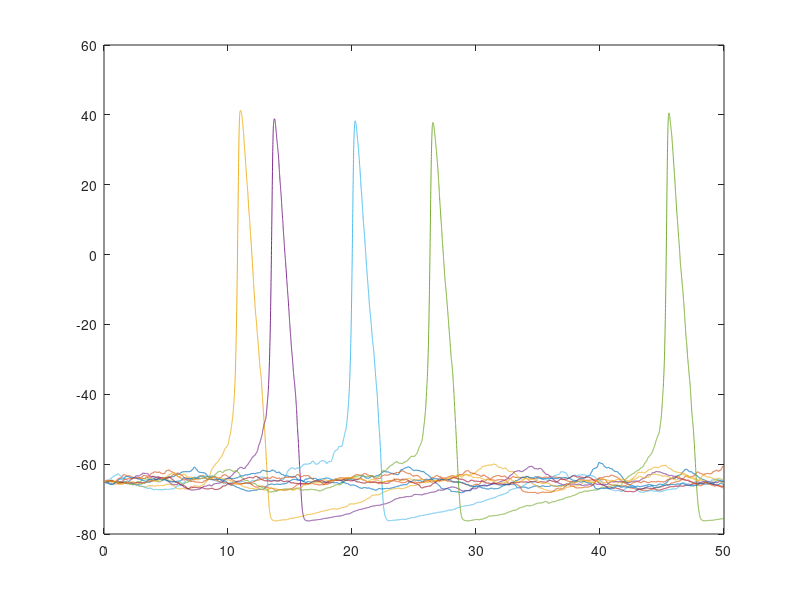

Reproduce this figure in MATLAB.
% Stochastic Hodgkin and Huxley model
% Voltage is shifted from original model to agree with current conventions (Vext = 0)
%
% This script will simulate 10 parallel simulations of 50 ms and output the
% voltage traces.
%
% Diffusion approximation algorithm, as described by Fox 1997 (Biophys J.)
% and implemented by Goldywn 2011 (Phys Rev E). The square root of  the
% diffusion matrix is calculated at each time step WITHOUT the steady state
% approximation.

nsim=10;
gK=36; gNa=120; gL=0.3; %mS/cm2
EK=-77; EL=-54.4; ENa=50; %mV
Tstop=50; dt=0.005; %ms
points = round(Tstop/dt);
NNa=6000;
NK=NNa*0.3;%NK=900;

threshold=-10;
Eff=[];

tic();

firetimes=[];
xx=zeros(1,nsim);

vrec = zeros(points,nsim);
p=1;
v = -65*ones(1,nsim);
an=0.01*(v+55)./(1-exp(-(v+55)/10));
bn=0.125*exp(-(v+65)/80);
am=0.1*(v+40)./(1-exp(-(v+40)/10));
bm=4*exp(-(v+65)/18);
bh=(1)./(1+exp(-(v+35)/10));
ah=0.07*exp(-(v+65)/20);
M=am./bm;
H=ah./bh;
Nastatesum=(1+H).*(1+M).^3;
m=[ones(1,nsim);3*M;3*M.^2;M.^3;H;3*M.*H;3*M.^(2).*H;M.^(3).*H]./(ones(8,1)*Nastatesum);

N=an./bn;
Kstatesum=(1+N).^4;
n=[ones(1,nsim);4*N;6*N.^2;4*N.^3;N.^4]./(ones(5,1)*Kstatesum);

spikes=[];
firing=zeros(1,nsim);
tint=5;
for tt=dt:tint:Tstop
    for t = tt:dt:tt+tint-dt
        vrec(p,:) = v;
        p=p+1;
        if any(v>threshold&~firing)
            ind=find(v>threshold&~firing);
            for a=ind;spikes=[spikes;[a t]];end;
            firing(ind)=1;
        end
        
        if any(v<=threshold & firing)
            firing(v<=threshold) = 0;
        end
        
        Imemb=gK*n(5,:).*(v-EK)+gNa*m(8,:).*(v-ENa)+gL*(v-EL);
        
        an=0.01*(v+55)./(1-exp(-(v+55)/10));
        bn=0.125*exp(-(v+65)/80);
        am=0.1*(v+40)./(1-exp(-(v+40)/10));
        bm=4*exp(-(v+65)/18);
        bh=(1)./(1+exp(-(v+35)/10));
        ah=0.07*exp(-(v+65)/20);
        
        trans_m=[3*am.*m(1,:)-(2*am+bm+ah).*m(2,:)+2*bm.*m(3,:)+bh.*m(6,:);
            2*am.*m(2,:)-(2*bm+am+ah).*m(3,:)+3*bm.*m(4,:)+bh.*m(7,:);
            am.*m(3,:)-(3*bm+ah).*m(4,:)+bh.*m(8,:);
            -(3*am+bh).*m(5,:)+bm.*m(6,:)+ah.*m(1,:);
            3*am.*m(5,:)-(2*am+bm+bh).*m(6,:)+2*bm.*m(7,:)+ah.*m(2,:);
            2*am.*m(6,:)-(2*bm+am+bh).*m(7,:)+3*bm.*m(8,:)+ah.*m(3,:);
            am.*m(7,:)-(3*bm+bh).*m(8,:)+ah.*m(4,:)];
        
        ma=abs(m);
        
        for ii = 1:nsim  %because this algorithm needs a matrix operation (line 90) it has to be done iterating over independent simulations
            ami=am(ii);bmi=bm(ii);ahi=ah(ii);bhi=bh(ii);
            Dmtx=[3*ami.*ma(1,ii)+(2*ami+bmi+ahi).*ma(2,ii)+2*bmi.*ma(3,ii)+bhi.*ma(6,ii),-2*(ami.*ma(2,ii)+bmi.*ma(3,ii)),0,0,-(ahi.*ma(2,ii)+bhi.*ma(6,ii)),0,0;
                -2*(ami.*ma(2,ii)+bmi.*ma(3,ii)),2*ami.*ma(2,ii)+(ami+2*bmi+ahi).*ma(3,ii)+3*bmi.*ma(4,ii)+bhi.*ma(7,ii),-(ami.*ma(3,ii)+3*bmi.*ma(4,ii)),0,0,-(ahi.*ma(3,ii)+bhi.*ma(7,ii)),0;
                0,-(ami.*ma(3,ii)+3*bmi.*ma(4,ii)),ami.*ma(3,ii)+(3*bmi+ahi).*ma(4,ii)+bhi.*ma(8,ii),0,0,0,-(ahi*ma(4,ii)+bhi.*ma(8,ii));
                0,0,0,ahi.*ma(1,ii)+(3*ami+bhi).*ma(5,ii)+bmi.*ma(6,ii),-(3*ami.*ma(5,ii)+bmi.*ma(6,ii)),0,0;
                -(ahi.*ma(2,ii)+bhi.*ma(6,ii)),0,0,-(3*ami.*ma(5,ii)+bmi.*ma(6,ii)),ahi.*ma(2,ii)+3*ami.*ma(5,ii)+(2*ami+bmi+bhi).*ma(6,ii)+2*bmi.*ma(7,ii),-2*(ami.*ma(6,ii)+bmi.*ma(7,ii)),0;
                0,-(ahi.*ma(3,ii)+bhi.*ma(7,ii)),0,0,-2*(ami.*ma(6,ii)+bmi.*ma(7,ii)),ahi.*ma(3,ii)+2*ami.*ma(6,ii)+(ami+2*bmi+bhi).*ma(7,ii)+3*bmi.*ma(8,ii),-(ami.*ma(7,ii)+3*bmi.*ma(8,ii));
                0,0,-(ahi*ma(4,ii)+bhi.*ma(8,ii)),0,0,-(ami.*ma(7,ii)+3*bmi.*ma(8,ii)),ahi.*ma(4,ii)+ami.*ma(7,ii)+(3*bmi+bhi).*ma(8,ii)]/NNa;
            
            Rvec(:,ii)=sqrtm(dt*Dmtx)*randn(7,1);
        end
        
        m(2:8,:)=m(2:8,:)+dt*trans_m+Rvec;
        m(1,:)=ones(1,nsim)-sum(m(2:8,:),1);
        
        
        trans_n=[-(bn+3*an).*n(2,:)+4*an.*n(1,:)+2*bn.*n(3,:);
            -(2*bn+2*an).*n(3,:)+3*an.*n(2,:)+3*bn.*n(4,:);
            -(3*bn+an).*n(4,:)+2*an.*n(3,:)+4*bn.*n(5,:);
            -4*bn.*n(5,:)+an.*n(4,:)];
        
        na=abs(n);
        
        for ii = 1:nsim  %because this algorithm needs a matrix operation (line 90) it has to be done iterating over independent simulations
            ani=an(ii);bni=bn(ii);
            Dmtx = [4*ani*na(1,ii)+(3*ani+bni)*na(2,ii)+2*bni*na(3,ii),-(3*ani*na(2,ii)+2*bni*na(3,ii)),0,0;
                -(3*ani*na(2,ii)+2*bni*na(3,ii)),3*ani*na(2,ii)+2*(ani+bni)*na(3,ii)+3*bni*na(4,ii),-(2*ani*na(3,ii)+3*bni*na(4,ii)),0;
                0,-(2*ani*na(3,ii)+3*bni*na(4,ii)),2*ani*na(3,ii)+(ani+3*bni)*na(4,ii)+4*bni*na(5,ii),-(ani*na(4,ii)+4*bni*na(5,ii));
                0,0,-(ani*na(4,ii)+4*bni*na(5,ii)),ani*na(4,ii)+4*bni*na(5,ii)]/NK;
            
            Rvec_n(:,ii)=sqrtm(dt*Dmtx)*randn(4,1);
        end
        
        
        n(2:5,:)=n(2:5,:)+dt*trans_n+Rvec_n;
        n(1,:)=ones(1,nsim)-sum(n(2:5,:),1);
        
        v=v-dt*Imemb;
    end
    fprintf('time %g ms\n',t)
end
realt=toc();
fprintf('ISIsHH85DAG realtime: %g sec\n',realt)

clf
plot(dt:dt:Tstop,vrec)

